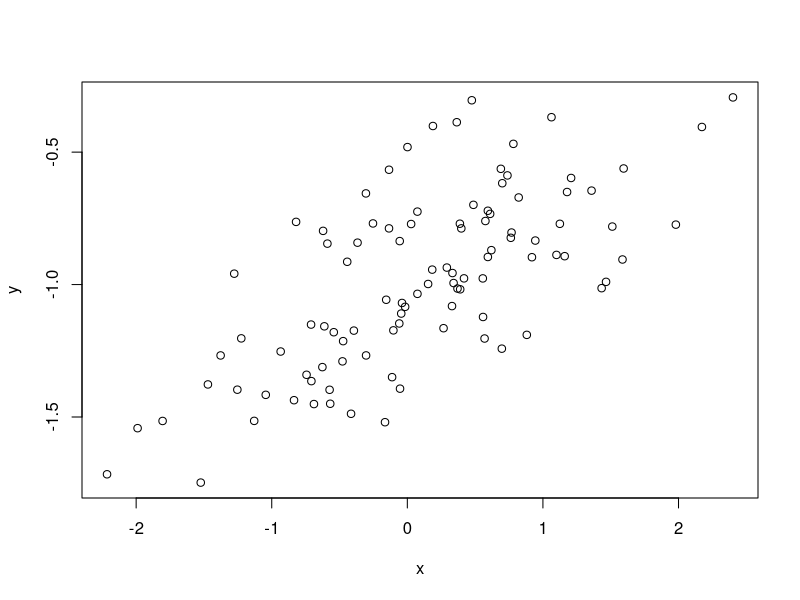
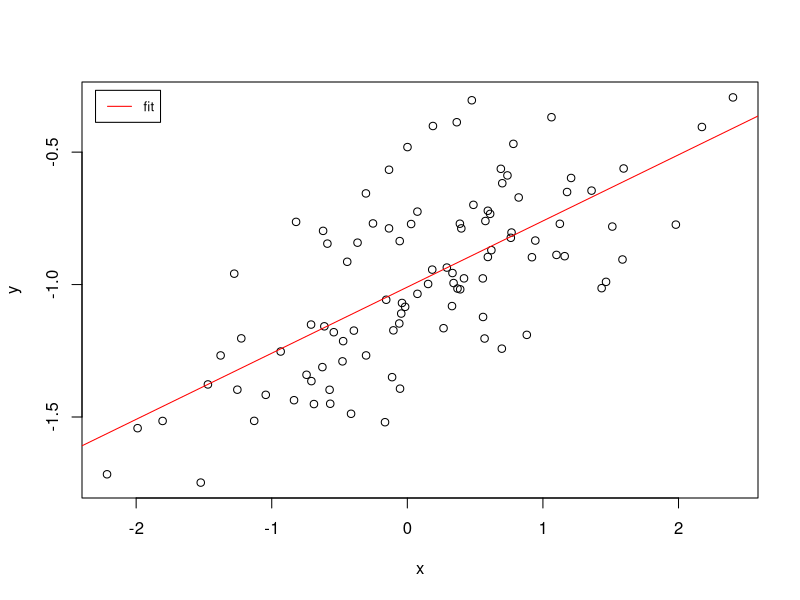
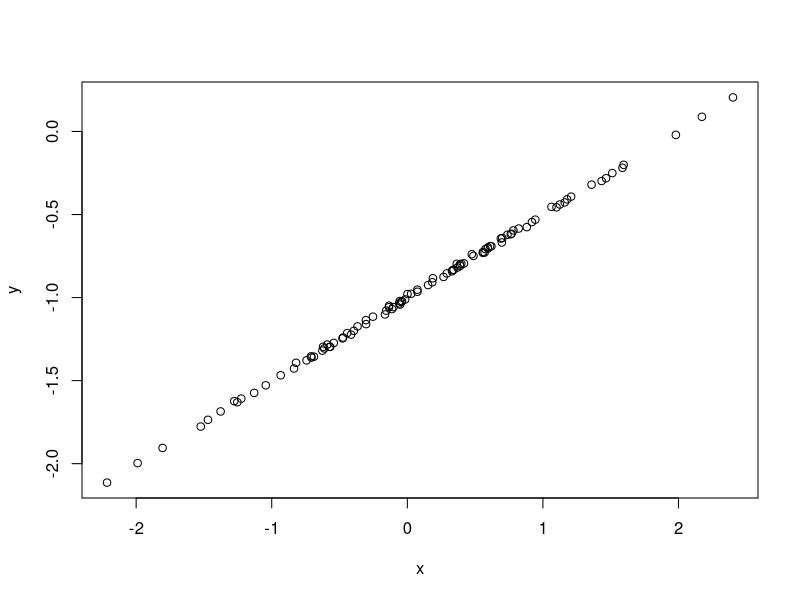
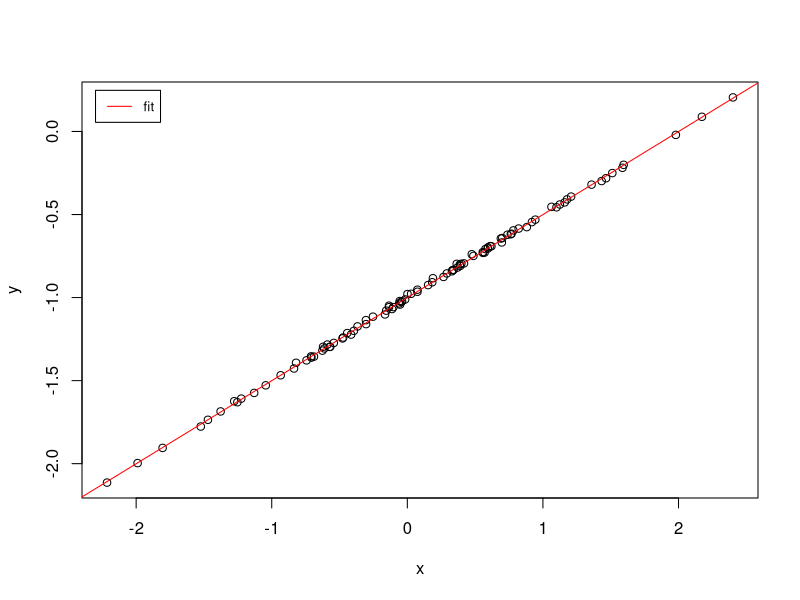
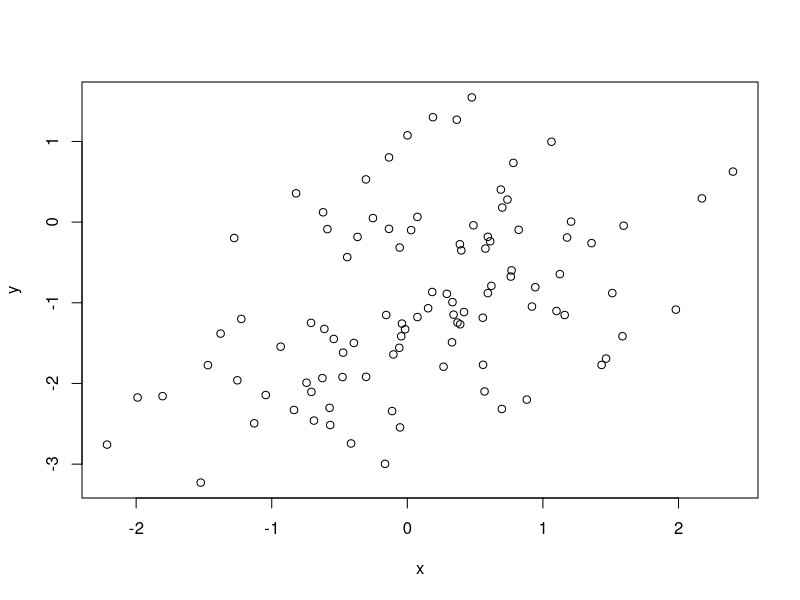
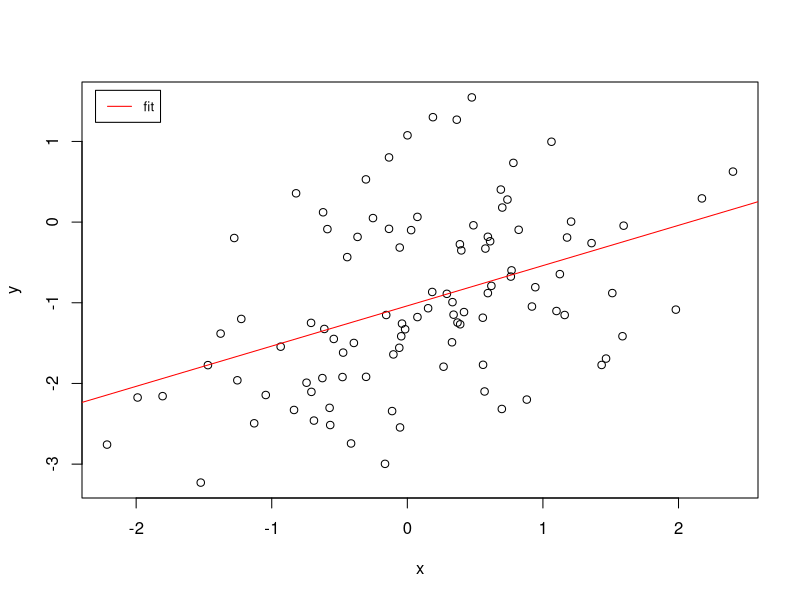

Here is the R script that generated these plots, in order:
## ---- chunk 1
set.seed(1)
x <- rnorm(100, 0, 1)
eps <- rnorm(100, 0, 0.25)
## ---- chunk 2
y <- -1 + 0.25 * x + eps
## ---- chunk 3
plot(x, y)
## ---- chunk 4
lm_fit_v1 <- lm(y ~ x)
summary(lm_fit_v1)
## ---- chunk 5
plot(x, y)
abline(lm_fit_v1, col="red")
legend(
  "topleft", 
  inset=.02, 
  legend=c("fit"), 
  col=c("red"), 
  lty=1:2,
  cex=0.8
)
## ---- chunk 6
lm_fit_v2 <- lm(y ~ x + I(x^2))
summary(lm_fit_v2)
## ---- chunk 7
set.seed(1)
x <- rnorm(100)
eps <- rnorm(100, 0, 0.01)
y <- -1 + 0.5 * x + eps
## ---- chunk 8
plot(x, y)
## ---- chunk 9
lm_fit_v3 <- lm(y ~ x)
summary(lm_fit_v3)
## ---- chunk 10
plot(x, y)
abline(lm_fit_v3, col="red")
legend(
  "topleft", 
  inset=.02, 
  legend=c("fit"), 
  col=c("red"), 
  lty=1:2, 
  cex=0.8
)
## ---- chunk 11
set.seed(1)
x <- rnorm(100)
eps <- rnorm(100, 0, 1.0)
y <- -1 + 0.5 * x + eps
## ---- chunk 12
plot(x, y)
## ---- chunk 13
lm_fit_v4 <- lm(y ~ x)
summary(lm_fit_v4)
## ---- chunk 14
plot(x, y)
abline(lm_fit_v4, col="red")
legend("topleft", inset=.02, legend=c("fit"), col=c("red"), lty=1:2, cex=0.8)
## ---- chunk 15
confint(lm_fit_v1)
## ---- chunk 16
confint(lm_fit_v3)
## ---- chunk 17
confint(lm_fit_v4)
